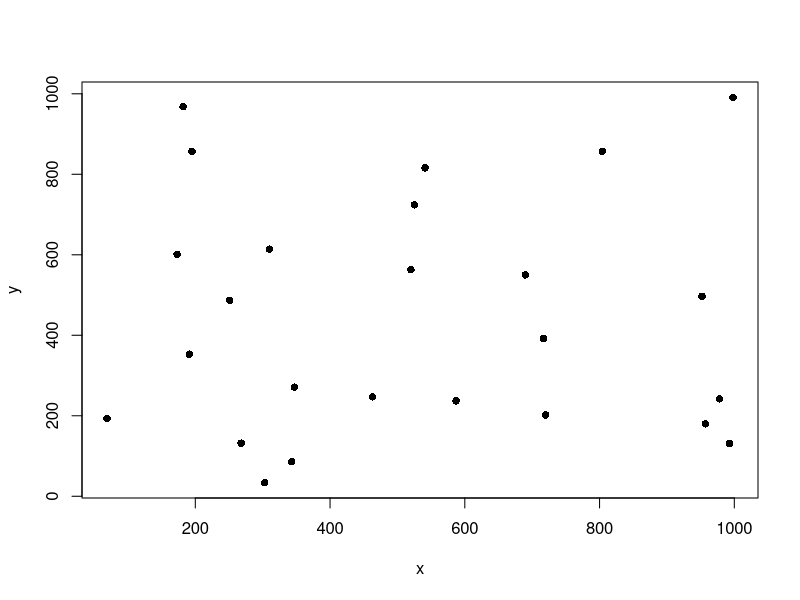

Here is the R script that generated this plot: (Note: this script raises an error after producing the figure.)
## ---- chunk 1
knitr::opts_chunk$set(echo = TRUE)
## ---- chunk 2
rm(list = ls())

lapply(c('optrees', 'igraph'), require, character.only = TRUE)      #, 'qgraph'
## ---- chunk 3
#Matrix Representation
AdjMatrix2List <- function(d){
  ds <- which(!is.na(d), arr.ind = T)
  ds <- as.matrix(ds)
  temp <- matrix(0, nrow = nrow(ds), ncol = 1)
  
  for (i in 1:nrow(ds)) {
    temp[i] <- d[ds[i,1], ds[i, 2]]
  }
  
  ds <- cbind(ds, temp)
  ds <- ds[,c(2, 1, 3)]
  colnames(ds) <- c('Source', 'End', 'weight')
  return(ds)
}

#Minimum Spanning Tree
plot.mst <- function(arcList) {
 for (i in 1:nrow(arcList)){
   x0 <- x[arcList[i,1]]
   y0 <- y[arcList[i,1]]
   x1 <- x[arcList[i,2]]
   y1 <- y[arcList[i,2]]
   segments(x0, y0, x1, y1)
 } 
}
## ---- chunk 4
n <- 1000
d <- runif(n*n)
d[d < 0.80] <- NA
d <- matrix(d, nrow = n, ncol = n)
diag(d) <- NA
d[upper.tri(d)] = t(d)[upper.tri(d)]    #upper.tri is upper triangle of a matrix and t is matrix transpose
## ---- chunk 5
#Minimum Spanning Tree
n <- 25
x <- round(runif(n) * 1000)
y <- round(runif(n) * 1000)
plot(x, y, pch = 16)

d <- matrix(0, nrow = n, ncol = n)   #initialize sparse matrix
matrixy <- as.matrix(y)
matrixx <- as.matrix(x)

for (i in 1:length(x)) {
  matrow <- sqrt(((x[i] - matrixx)^2) + ((y[i] - matrixy) ^ 2))
  d[i,] <- matrow
}

ds <- AdjMatrix2List(d)

ds.mst <- msTreePrim(1:n, ds)
plot.mst(ds.mst$tree.arcs)
## ---- chunk 6
s.labels <- c('a', 'b', 'c', 'd', 'e', 'f', 'g', 'h', 'i', 'j')
s.nodes <- c(90, 15, 5, 20, 21, 25, 14, 28, 30, 45)
## ---- chunk 7
adjmat <- matrix(NA, nrow = length(s.labels), ncol <- length(s.labels))
dimnames(adjmat) <- list(s.labels, s.labels)

adjmat[2, 1] <- 90
adjmat[3, 2] <- 15
adjmat[4, 7] <- 14
adjmat[5, 4] <- 20
adjmat[6, 1] <- 90
adjmat[7, 3] <- 5
adjmat[7, 6] <- 25
adjmat[8, 4] <- 20
adjmat[9, 1] <- 90
adjmat[10, 4] <- 20
adjmat[10, 9] <- 30

adjlist <- AdjMatrix2List(adjmat * -1)
## ---- chunk 8
short <- getShortestPathTree(1:length(s.labels), adjlist, 'Bellman-Ford', show.data = FALSE, show.distances = FALSE, show.graph = FALSE)
dist <- matrix(0, nrow = length(s.labels), ncol = 1)
dist[,1] <- (short$distances * -1)
dist <- data.frame(dist)
date <- rep(as.Date('2017-11-1'), ncol(dist))
dist <- cbind(dist, date)
dist[,2] <- dist[,2] + dist[,1]
EF <- dist[,1] + s.nodes
dist[,3] <- EF
dist[,4] <- dist[,3] + dist[,2]
rownames(dist) <- s.labels
## ---- chunk 9
adjmatT <- matrix(NA, nrow = length(s.labels) + 1, ncol = length(s.labels) + 1)
t.labels <- c('dum' ,'a', 'b', 'c', 'd', 'e', 'f', 'g', 'h', 'i', 'j')
t.nodes <- c(0, 90, 15, 5, 20, 21, 25, 14, 28, 30, 45)
dimnames(adjmatT) <- list(t.labels, t.labels)

adjmatT[11, 1] <- 0
adjmatT[9, 1] <- 0
adjmatT[6, 1] <- 0
adjmatT[5, 11] <- 45
adjmatT[10, 11] <- 45
adjmatT[2, 10] <- 30
adjmatT[5, 9] <- 28
adjmatT[4, 8] <- 14
adjmatT[7, 8] <- 14
adjmatT[2, 7] <- 25
adjmatT[5, 6] <- 21
adjmatT[8, 5] <- 20
adjmatT[3, 4] <- 5
adjmatT[2, 3] <- 15

adjlistT <- AdjMatrix2List(adjmatT * -1)

shortT <- getShortestPathTree(1:length(t.labels), adjlistT, 'Bellman-Ford', show.data = FALSE, show.distances = FALSE, show.graph = FALSE)
distT <- shortT$distances[-1]
dist[,5] <- distT * -1
## ---- chunk 10
LFdays <- ((distT * -1) - 194) * -1
dist[,5] <- LFdays
dist[,6] <- dist[,2] + LFdays
dist[,7] <- dist[,5] - s.nodes
dist[,8] <- dist[,2] + dist[,7]
dist[,9] <- LFdays - dist[,3]
colnames(dist) <- c(' ES Days','ES Date', 'EF Days', 'EF Date', 'LF Days', 'LF Date', 'LS Start', 'LS Date', 'Slack')

finaldates <- dist[,c(2, 4, 6, 8)]
finaldays <- dist[,c(1, 3, 5, 7, 9)]
print(finaldates)
print(finaldays)
print(paste('Earliest completion date:', max(finaldates[,1])))
catdates <- paste(row.names(dist[dist$Slack > 0,]), collapse = ',')
catdays <- paste(row.names(dist[dist$Slack == 0,]), collapse = ',')
print(paste('Tasks with scheduling flexibility:', catdates))
print(paste('Tasks on critical path:', catdays))
